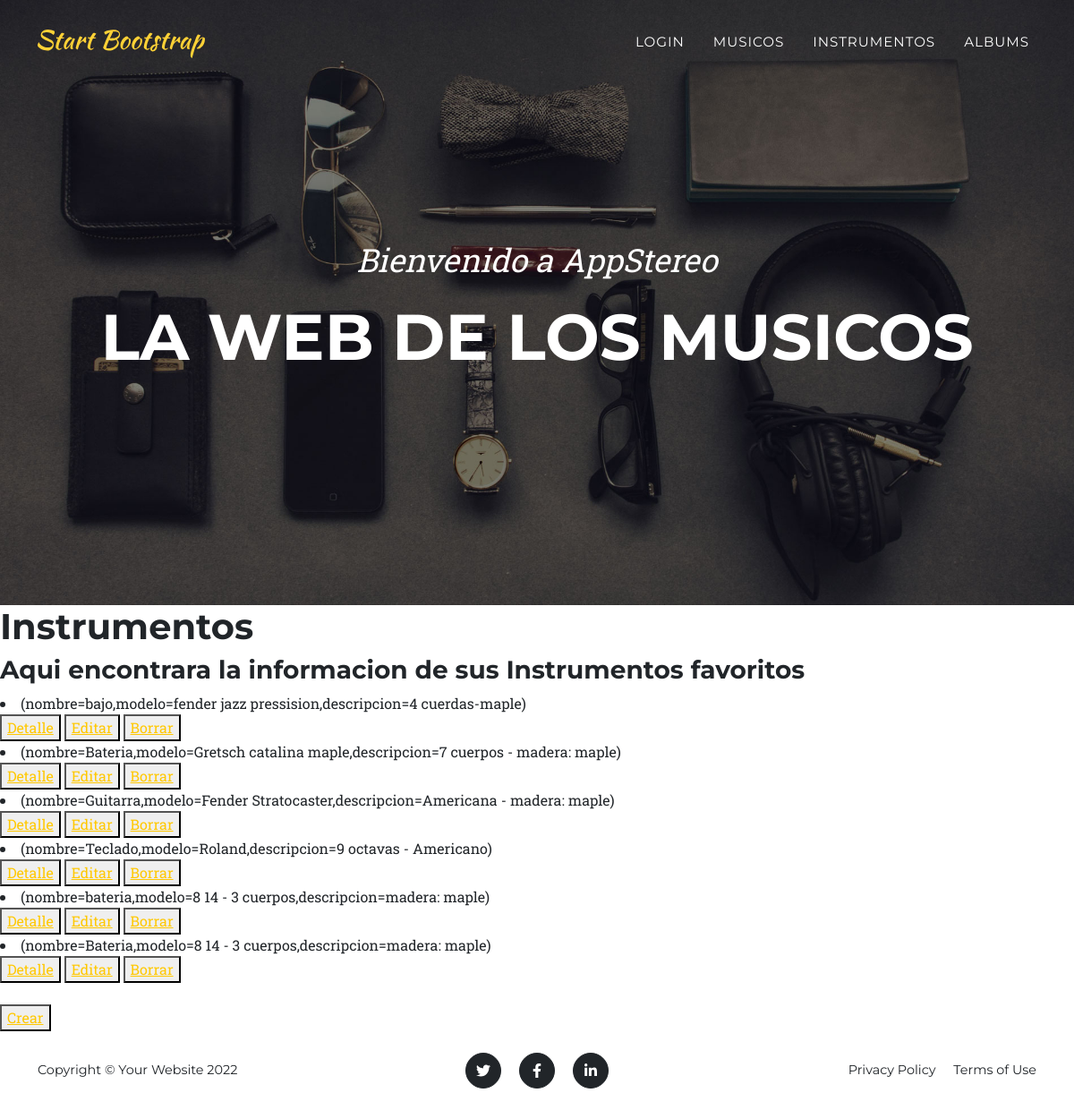
The app's page /instrumento/list/, older data.
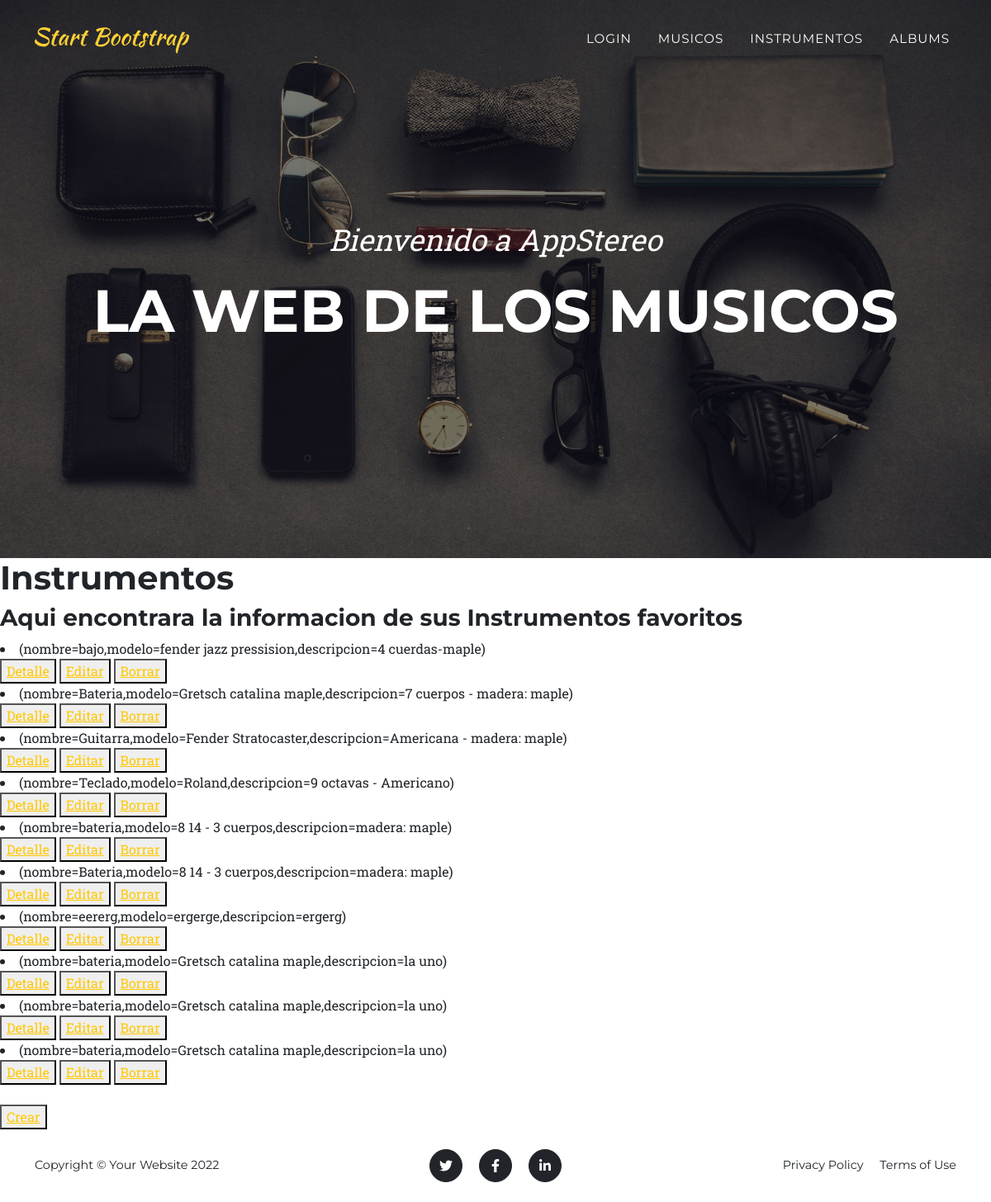
The same page, newer data.
### AppStereo/models.py (models this page shows)
class Instrumentos(models.Model):
    nombre = models.CharField(max_length=50)
    modelo = models.CharField(max_length=50)
    descripcion = models.CharField(max_length=50)
    def __str__(self):
        return f"(nombre={self.nombre},modelo={self.modelo},descripcion={self.descripcion})"

### AppStereo/views.py (the view)
# urls.py: path('instrumento/list/', InstrumentosList.as_view(), name='instrumento_list'),
class InstrumentosList(ListView):
    model = Instrumentos
    template_name = "AppStereo/instrumento_list.html"

### AppStereo/templates/AppStereo/instrumento_list.html
{% extends "AppStereo/base.html" %}
{% load static %}
{% block contenido %}
<h1>Instrumentos</h1>
<h3>Aqui encontrara la informacion de sus Instrumentos favoritos</h3>
{% for instrumento in object_list %}
    <li>{{instrumento}}</li>
<button>
    <a href="{% url 'instrumento_detalle' instrumento.id %}">Detalle</a>
</button>
<button>
    <a href="{% url 'instrumento_editar' instrumento.id %}">Editar</a>
</button>
<button>
    <a href="{% url 'instrumento_eliminar' instrumento.id %}">Borrar</a>
</button>
{% endfor %}
<br>
<br>
<button>
    <a href="{% url 'instrumento_nuevo' instrumento.id %}">Crear</a>
</button>
{% endblock %}

Row changes from the older to the newer data that the page shows:
added Instrumentos: nombre+modelo+descripcion "(nombre=eererg,modelo=ergerge,descripcion=ergerg)"
added Instrumentos: nombre+modelo+descripcion "(nombre=bateria,modelo=Gretsch catalina maple,descripcion=la uno)"
added Instrumentos: nombre+modelo+descripcion "(nombre=bateria,modelo=Gretsch catalina maple,descripcion=la uno)"
added Instrumentos: nombre+modelo+descripcion "(nombre=bateria,modelo=Gretsch catalina maple,descripcion=la uno)"
